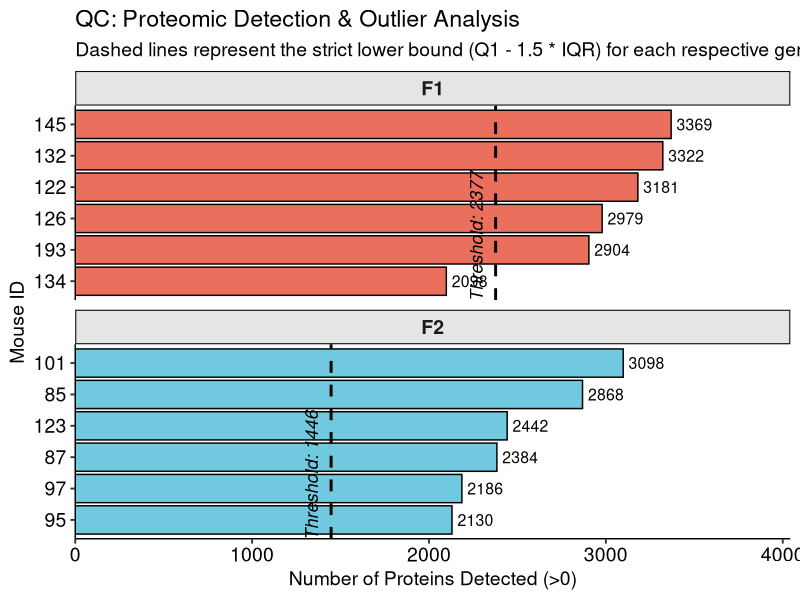

Here is the R script that generated this plot:
# ==============================================================================
# DEFINITIVE QC: TOTAL PROTEINS & STATISTICAL OUTLIER THRESHOLDS
# ==============================================================================
library(tidyverse)
library(openxlsx)
library(ggpubr)


pro_exp <- read.xlsx("All_expression.xlsx")

# Extract quantitative columns
exp_cols <- grep("Quantity_F", colnames(pro_exp), value = TRUE)
df_quant <- pro_exp[, exp_cols]

# 1. Calculate how many proteins have a value > 0 for each mouse
protein_counts <- colSums(df_quant > 0)

# 2. Create a clean data frame for plotting
count_df <- data.frame(
  Sample = colnames(df_quant),
  Proteins_Identified = protein_counts
) %>%
  mutate(
    Group = factor(ifelse(grepl("F1", Sample), "F1", "F2"), levels = c("F1", "F2")),
    Mouse_ID = stringr::str_extract(Sample, "(?<=\\.)\\d+(?=_)") 
  )

# 3. DYNAMICALLY CALCULATE IQR CUTOFFS FOR EACH GROUP
# Q1 - (1.5 * IQR)
iqr_thresholds <- count_df %>%
  group_by(Group) %>%
  summarize(
    Q1 = quantile(Proteins_Identified, 0.25),
    Q3 = quantile(Proteins_Identified, 0.75),
    IQR_Value = Q3 - Q1,
    Lower_Bound = Q1 - (1.5 * IQR_Value)
  )

# 4. Generate the Faceted QC Barplot
p_qc_stats <- ggplot(count_df, aes(x = Proteins_Identified, y = reorder(Mouse_ID, Proteins_Identified), fill = Group)) +
  geom_bar(stat = "identity", color = "black", alpha = 0.8) +
  scale_fill_manual(values = c("F1" = "#E64B35FF", "F2" = "#4DBBD5FF")) +
  
  # Adds the numbers to the ends of the bars
  geom_text(aes(label = Proteins_Identified), hjust = -0.15, size = 4) +
  
  # Split the graph into F1 (top) and F2 (bottom)
  facet_wrap(~Group, scales = "free_y", ncol = 1) +
  
  # Draw the IQR threshold dashed lines dynamically for each group
  geom_vline(data = iqr_thresholds, aes(xintercept = Lower_Bound), 
             linetype = "dashed", color = "black", size = 1) +
  
  # Add text labels right next to the dashed lines to state the exact cutoff number
  geom_text(data = iqr_thresholds, 
            aes(x = Lower_Bound, y = 1.5, label = paste("Outlier Threshold:", round(Lower_Bound, 0))), 
            angle = 90, vjust = -1, size = 4.5, fontface = "italic", color = "black") +
  
  theme_pubr(base_size = 14) +
  scale_x_continuous(expand = expansion(mult = c(0, 0.2))) +
  labs(title = "QC: Proteomic Detection & Outlier Analysis",
       subtitle = "Dashed lines represent the strict lower bound (Q1 - 1.5 * IQR) for each respective genotype.",
       x = "Number of Proteins Detected (>0)",
       y = "Mouse ID") +
  theme(legend.position = "none", # Legend not needed since we faceted
        strip.background = element_rect(fill = "grey90"),
        strip.text = element_text(face = "bold", size = 14))

# Save the plot
dir.create("Supplementary_Figures", showWarnings = FALSE)
ggsave("Supplementary_Figures/SuppFig_QC_ProteinCounts_Stats.tiff", p_qc_stats, width = 12, height = 7, dpi = 300)

print("Statistical QC Barplot generated!")
